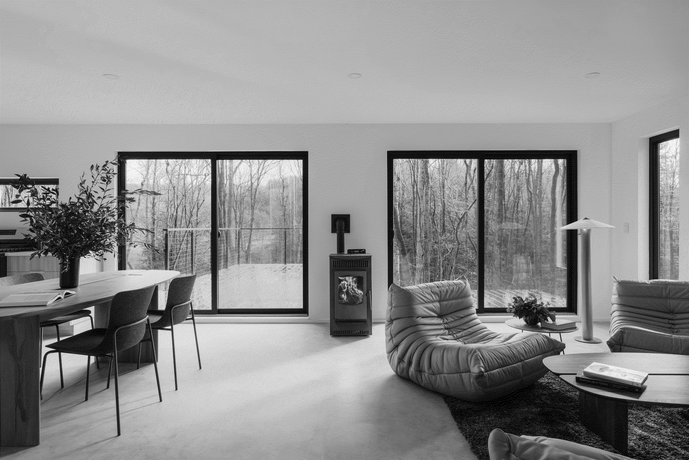
#> input picture Labs/Histograms/data/clay-banks-fZHP8uq6WhQ-unsplash_fl_stein.png, 689 x 460 px, shrunk from 3376 x 2252 before the run
$ jupyter execute --allow-errors Histograms.ipynb
#> lines starting #> are read from the running program, lines starting #| are printed output that depends on the picture
# Histograms

Given a grayscale image, its **histograms** consists of its gray levels; that is, it is a graph indicating the number of times each gray level occurs in the image.

### Library Imports

[cell 1]
import os
import numpy as np
import matplotlib.pyplot as plt
from PIL import Image
from IPython.display import display

### Constants

[cell 2]
IMG_PATH = "data/clay-banks-fZHP8uq6WhQ-unsplash_fl_stein.png"
DARK_IMG_PATH = "data/ivanelia-ivanova-2z5Yhgd2ZUs-unsplash.jpg"
WHITE_IMG_PATH = "data/jocelyn-morales-Xzgo7v0oKVk-unsplash.jpg"

## Histograms of Dark Image

### Helper Functions

[cell 3]
# Open and retrieve image pixels
def retrieve_pixels(img_path: str) -> np.ndarray:
    """
    Retrieve and return the grayscale pixel array from an image file.
    """

    img = Image.open(img_path).convert('L')
#> img is the input picture: PIL image 689x460 L; min 0, max 254, mean 142.2
    return np.array(img).astype(np.uint8)


def display_imgs(img_list: list, labels):
    """
    Display a list of images along with their labels in the same plot.
    """

    fig, axs = plt.subplots(1, len(img_list), figsize=(20, 6))
    for ax, img, title in zip(axs, img_list, labels):
        ax.imshow(img, cmap='gray', vmin=0, vmax=255)
        ax.set_title(title)
        ax.axis("off")

    plt.tight_layout()
    plt.show()

def display_histograms(img_list, labels):
    """
    Display grayscale histograms for a list of image pixel arrays.
    """

    fig, axs = plt.subplots(1, len(img_list), figsize=(20, 6))

    for ax, img_pixels, title in zip(axs, img_list, labels):
        flat = img_pixels.flatten()
        ax.hist(flat, bins=256, range=(0, 256), color='gray', density=False)
        ax.set_title(title)
        ax.set_xlabel("Pixel value")
        ax.set_ylabel("Frequency")

    plt.tight_layout()
    plt.show()

[cell 4]
imgs = [retrieve_pixels(p) for p in [IMG_PATH, DARK_IMG_PATH, WHITE_IMG_PATH]]
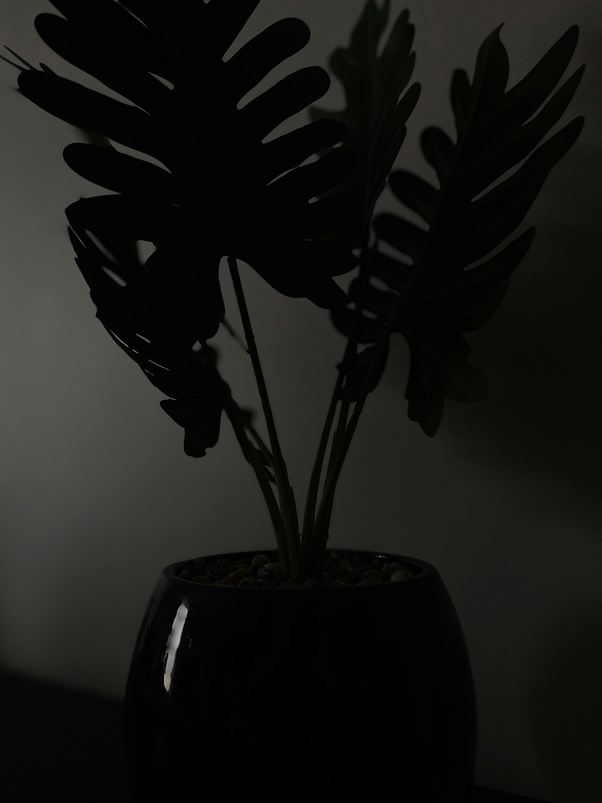
#> input picture Labs/Histograms/data/ivanelia-ivanova-2z5Yhgd2ZUs-unsplash.jpg, 602 x 803 px, shrunk from 2949 x 3933 before the run
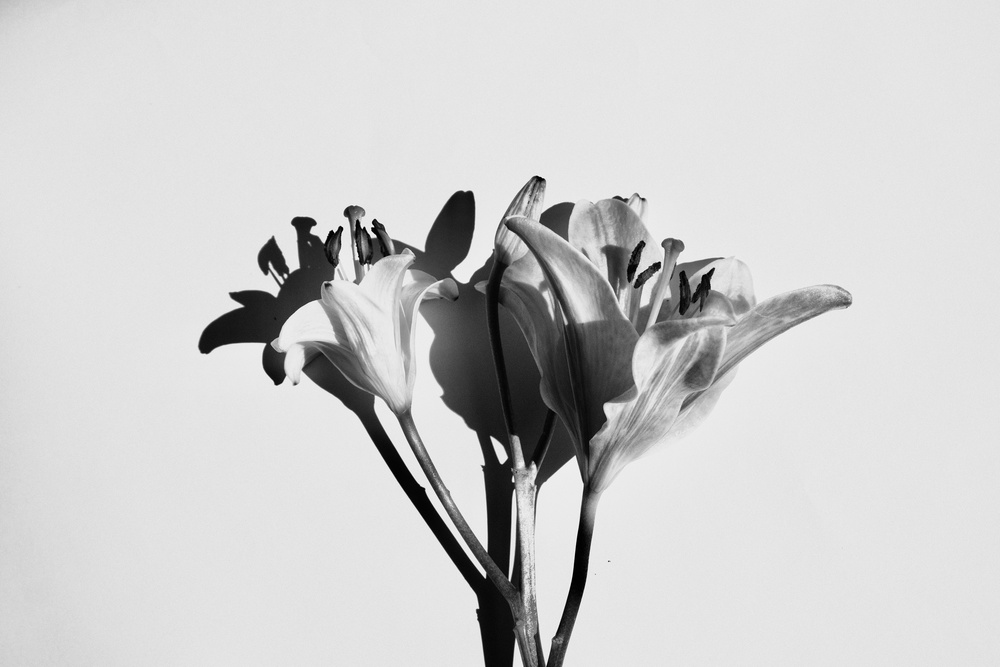
#> input picture Labs/Histograms/data/jocelyn-morales-Xzgo7v0oKVk-unsplash.jpg, 1000 x 667 px, shrunk from 4898 x 3265 before the run
#> imgs = 3 items
labels = ["Quantized Image", "Dark Image",  "White Image"]

display_imgs(imgs, labels)
#> (the call stopped at in display_imgs, `fig, axs = plt.subplots(1, len(img_list), figsize=(20, 6))`: IPython is not available in this run)
display_histograms(imgs, labels)
#> (the call stopped at in display_histograms, `fig, axs = plt.subplots(1, len(img_list), figsize=(20, 6))`: IPython is not available in this run)

As we can see here, in the dark image the gray levels are clustered at the lower end. But in the case of a brighter image, the gray level are clustered ath the upper end.

## Histogram Stretching

Histogram stretching allow us to stretch out the gray levels to enhance the image contrast to obtain a more uniform display.

[cell 5]
def plot_histogram(counts: np.ndarray, title: str = "Image Histogram"):
    """
    Plots the histogram counts.

    Args:
        counts (np.ndarray): The histogram counts (256 elements).
        title (str): The title for the plot.
    """
    # Create the X-axis values (gray levels 0 to 255)
    gray_levels = np.arange(len(counts))

    plt.figure(figsize=(10, 5))

    # Use 'plt.bar' to draw the histogram bars
    plt.bar(gray_levels, counts, width=1.0, color='gray')

    plt.title(title)
    plt.xlabel('Intensity Value (Gray Level, $r_k$)')
    plt.ylabel('Number of Pixels ($h(r_k)$)')
    plt.xlim(0, 255) # Set limits to span the full 8-bit range
    plt.grid(axis='y', alpha=0.5)
    plt.show()


def hist_equalization(img: np.ndarray) -> np.ndarray:
    """
    Apply histogram equalization procedure to the gray level values of a grayscale image.
    """

    # 1. Calculate Histogram
    # We use bins=256 for gray levels 0-255. `counts` is the histogram h(i).
    counts, bins = np.histogram(img, bins=256, range=(0, 255), density=False)
#> counts = 256 values, max 81706 at index 2, min 0 at index 175, mean 1888.3; bins = 257 values from 0 to 255

    # 2. Calculate the Cumulative Distribution Function (CDF) and scale it
    # Total number of pixels is N = np.sum(counts).
    # L = 256 is the number of gray levels.
    # The scaling factor is (L-1)/N

    # Adjust the coefficient to the standard (L-1)/N = 255/N for 8-bit image
    N = np.sum(counts)
#> N = 483406
    L_minus_1 = 255
    coef = L_minus_1 / N
#> coef = 0.000528

    # Calculate the scaled and rounded CDF: s_k = round((L-1)/N * C(k))
    # where C(k) is the cumulative sum C(k) = sum(h(i) for i <= k)
    cumulative_sum = np.cumsum(counts)
#> cumulative_sum = 256 values from 4949 to 483406
    weighted_rounded_cumsum = np.round(coef * cumulative_sum).astype('uint8')
#> weighted_rounded_cumsum = 256 values from 3 to 255

    # The index of weighted_rounded_cumsum corresponds to the original gray level (0-255).
    # Use the original image as the indices to lookup the new values
    equalized_img = weighted_rounded_cumsum[img]
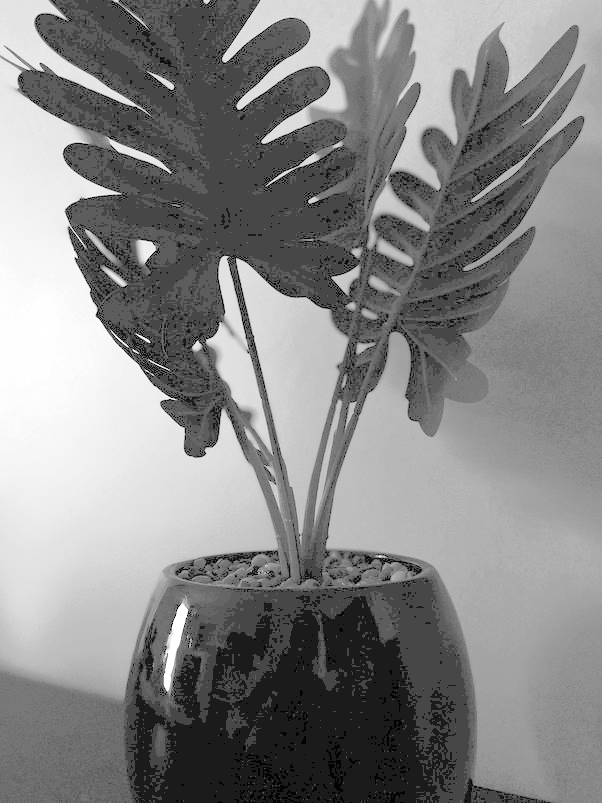
#> equalized_img: shape (803, 602); min 3, max 255, mean 134.4

    return equalized_img

[cell 6]
equalized_arr = hist_equalization(imgs[1])
equalized_img = Image.fromarray(equalized_arr)
counts_equalized, _ = np.histogram(equalized_img, bins=256, range=(0, 255), density=False)
#> counts_equalized = 256 values, max 81706 at index 71, min 0 at index 0, mean 1888.3

# Display images and histogram
#> (the rest of this cell did not finish here and is left out)
